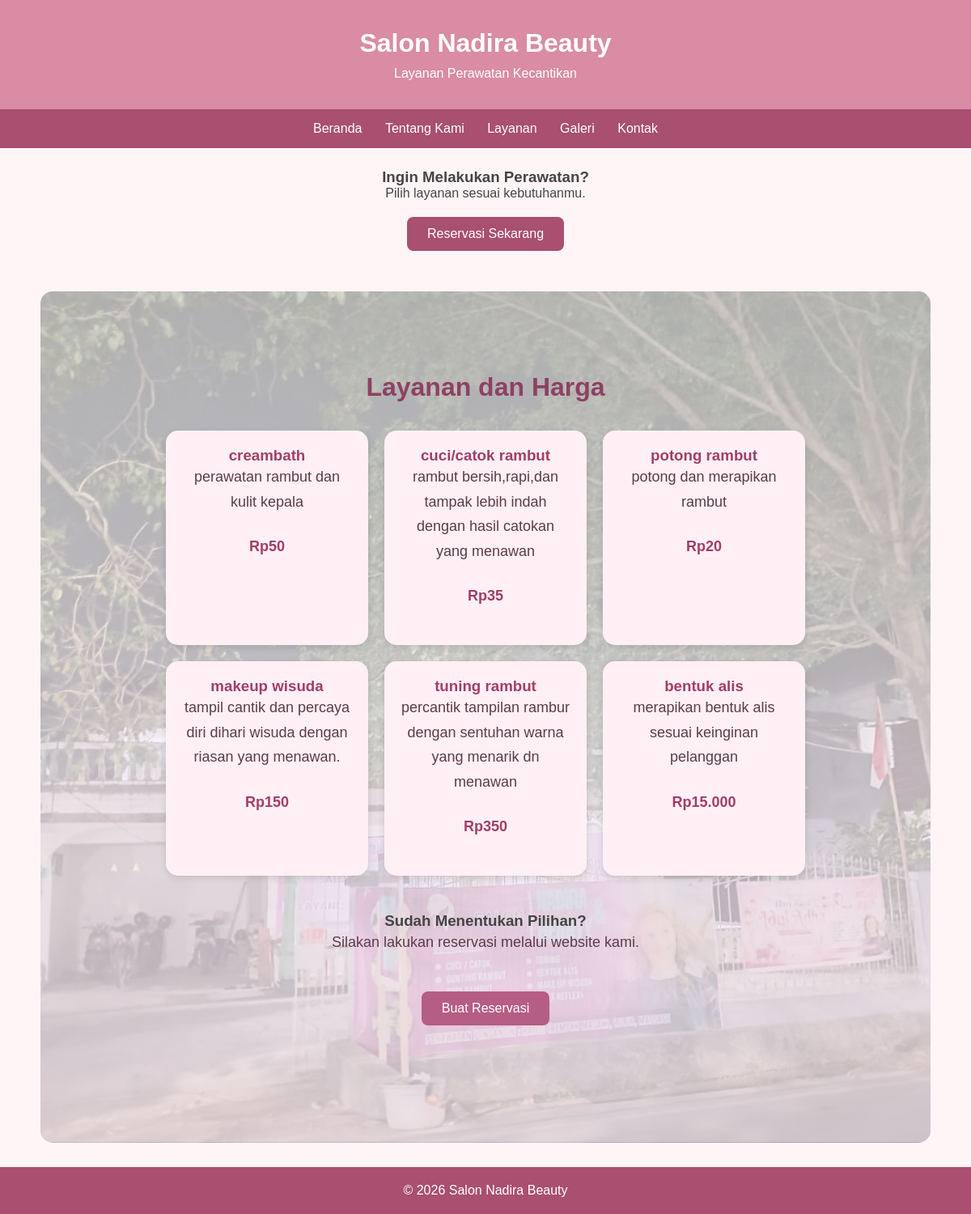
Screenshot of /views/layanan.php with the database file from the repository.
### tables this page shows
CREATE TABLE `layanan` (
  `id_layanan` int(10) NOT NULL,
  `nama_layanan` varchar(100) NOT NULL,
  `deskripsi` text NOT NULL,
  `harga` int(11) NOT NULL DEFAULT 0
);

### views/layanan.php (the view, shortened to what this page needs)
<?php
include __DIR__ . "/../config/databases.php";
$query_layanan = mysqli_query(
    $conn,
    "SELECT id_layanan, nama_layanan, deskripsi, harga
     FROM layanan
     ORDER BY id_layanan ASC"
);
?>
<!DOCTYPE html>
<html lang="id">
<head>
    <link rel="stylesheet" href="../style.css">
</head>
<body>
<header>
    <h1>Salon Nadira Beauty</h1>
    <p>Layanan Perawatan Kecantikan</p>
</header>
<nav>
    <a href="../index.php">Beranda</a>
    <a href="tentang.php">Tentang Kami</a>
    <a href="layanan.php">Layanan</a>
    <a href="galeri.php">Galeri</a>
    <a href="kontak.php">Kontak</a>
</nav>
<div class="bagian-reservasi">
    <h3>Ingin Melakukan Perawatan?</h3>
    <p>Pilih layanan sesuai kebutuhanmu.</p>
    <a href="reservasi.php" class="tombol tombol-reservasi">
        Reservasi Sekarang
    </a>
</div>
<main>
    <h2>Layanan dan Harga</h2>
    <div class="daftar-layanan">
        <?php if (mysqli_num_rows($query_layanan) > 0): ?>
            <?php while ($layanan = mysqli_fetch_assoc($query_layanan)): ?>
                <div class="layanan-item">
                    <h3>
                        <?= htmlspecialchars($layanan['nama_layanan']) ?>
                    </h3>
                    <p>
                        <?= htmlspecialchars($layanan['deskripsi'] ?? '') ?>
                    </p>
                    <p class="harga">
                        Rp<?= number_format((float)$layanan['harga'], 0, ',', '.') ?>
                    </p>
                </div>
            <?php endwhile; ?>
        <?php else: ?>
            <p>Belum ada layanan yang tersedia.</p>
        <?php endif; ?>
    </div>
    <div class="bagian-reservasi">
        <h3>Sudah Menentukan Pilihan?</h3>
        <p>Silakan lakukan reservasi melalui website kami.</p>
        <a href="reservasi.php" class="tombol tombol-reservasi">
            Buat Reservasi
        </a>
    </div>
</main>
<footer>
    <p>&copy; 2026 Salon Nadira Beauty</p>
</footer>
</body>
</html>

### style.css (style rules this page uses)
* { margin: 0; padding: 0; box-sizing: border-box; }
body { font-family: Arial, sans-serif; background-color: #fff5f7; color: #444; }
header { background-color: #d98ca3; color: white; text-align: center; padding: 35px 20px; }
header h1 { margin-bottom: 10px; }
nav { background-color: #a94f70; padding: 15px; text-align: center; }
nav a { color: white; text-decoration: none; margin: 0 12px; }
main { text-align: center; padding: 80px 20px; min-height: 350px; }
main h2 { color: #a94f70; margin-bottom: 20px; }
main p { margin-bottom: 25px; line-height: 1.8; }
.tombol { display: inline-block; background-color: #a94f70; color: white; padding: 12px 25px; text-decoration: none; border-radius: 8px; }
footer { background-color: #a94f70; color: white; text-align: center; padding: 20px; }
main { background-image: linear-gradient( rgba(255, 255, 255, 0.65), rgba(255, 240, 245, 0.75) ), url("image/gambar\ salon.jpeg"); background-size: cover; background-position: center; background-repeat: no-repeat; padding: 100px 30px; text-align: center; border-radius: 15px; margin: 30px auto; max-width: 1100px; min-height: 300px; display: flex; flex-direction: column; justify-content: center; align-items: center; }
main h2 { color: #8e4162; font-size: 32px; margin-bottom: 15px; }
main p { color: #5c3b49; font-size: 18px; max-width: 650px; line-height: 1.7; }
main .tombol { display: inline-block; margin-top: 20px; padding: 12px 25px; background-color: #b65d83; color: white; text-decoration: none; border-radius: 8px; }

### views/layanan.php (style rules this page uses)
.daftar-layanan { display: flex; flex-wrap: wrap; justify-content: center; gap: 20px; padding: 20px; }
.layanan-item { width: 250px; padding: 20px; background: #fff0f5; border-radius: 15px; text-align: center; box-shadow: 0 3px 8px rgba(0,0,0,0.12); box-sizing: border-box; }
.layanan-item h3 { color: #a13d69; }
.harga { color: #a13d69; font-weight: bold; font-size: 18px; }
.tombol-reservasi { display: inline-block; float: none; margin: 20px auto; }
.bagian-reservasi { text-align: center; margin: 25px 10px; }
main > h2 { text-align: center; }

### rows the page displays
layanan: nama_layanan "creambath", deskripsi "perawatan rambut dan kulit kepala", harga "50"
layanan: nama_layanan "cuci/catok rambut", deskripsi "rambut bersih,rapi,dan tampak lebih indah dengan hasil catokan yang menawan", harga "35"
layanan: nama_layanan "potong rambut", deskripsi "potong dan merapikan rambut", harga "20"
layanan: nama_layanan "makeup wisuda", deskripsi "tampil cantik dan percaya diri dihari wisuda dengan riasan yang menawan.", harga "150"
layanan: nama_layanan "tuning rambut", deskripsi "percantik tampilan rambur dengan sentuhan warna yang menarik dn menawan", harga "350"
layanan: nama_layanan "bentuk alis", deskripsi "merapikan bentuk alis sesuai keinginan pelanggan", harga "15.000"
